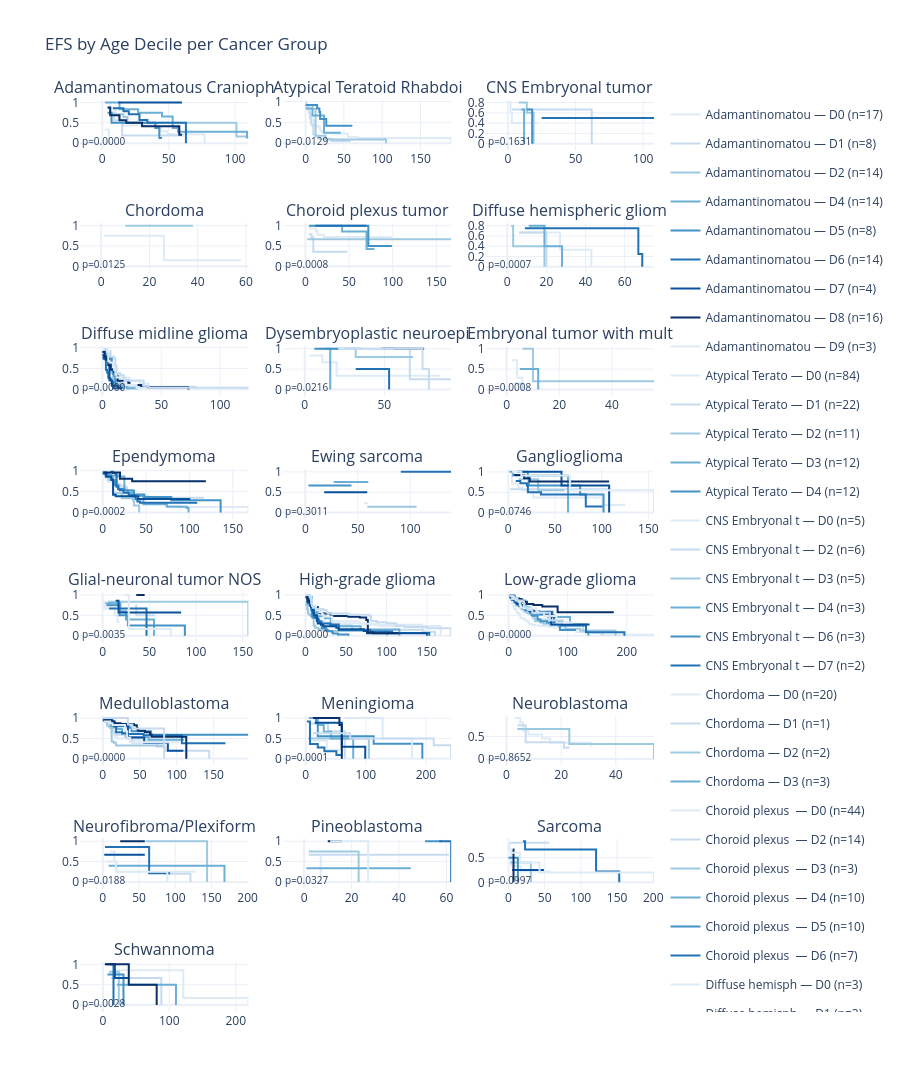

The notebook cell saved with this chart:
### Code cell
# Per-cancer: EFS by age decile (within each cancer group)
efs_groups = [g for g in target_groups if 
              merged[(merged['CANCER_GROUP']==g) & merged['AGE'].notna() 
                     & merged['EFS_MONTHS'].notna() & merged['efs_event'].notna()].shape[0] >= 20]

results_efs = []
n_groups = len(efs_groups)
n_cols = min(3, n_groups)
n_rows = max(1, int(np.ceil(n_groups / n_cols)))

fig = make_subplots(rows=n_rows, cols=n_cols,
                    subplot_titles=[f'{g[:25]}' for g in efs_groups],
                    vertical_spacing=0.08, horizontal_spacing=0.06)

idx = 0
for group in efs_groups:
    gdata = merged[(merged['CANCER_GROUP']==group) & merged['AGE'].notna()
                   & merged['EFS_MONTHS'].notna() & merged['efs_event'].notna()].copy()
    if len(gdata) < 20: continue
    
    # Create deciles within this cancer group
    gdata['age_decile'] = 'D' + pd.qcut(gdata['AGE'], 10, labels=False, duplicates='drop').astype(str)
    if gdata['age_decile'].nunique() < 2: continue
    
    grps = [(gdata[gdata['age_decile']==v]['EFS_MONTHS'], gdata[gdata['age_decile']==v]['efs_event'])
            for v in sorted(gdata['age_decile'].unique())]
    p = logrank_multi(grps)
    results_efs.append({'group': group, 'n': len(gdata), 'n_events': int(gdata['efs_event'].sum()), 'p_value': p})
    
    row = idx // n_cols + 1
    col = idx % n_cols + 1
    
    for i, v in enumerate(sorted(gdata['age_decile'].unique())):
        sub = gdata[gdata['age_decile']==v]
        km = kaplan_meier(sub['EFS_MONTHS'], sub['efs_event'])
        fig = add_km(fig, km, f'{group[:15]} — {v} (n={len(sub)})', decile_colors[i % len(decile_colors)], row=row, col=col)
    
    fig.add_annotation(text=f'p={p:.4f}', xref=f'x{idx+1}', yref=f'y{idx+1}',
                       x=0.95, y=0.05, showarrow=False, font=dict(size=10))
    idx += 1

fig.update_layout(height=250*n_rows, title_text='EFS by Age Decile per Cancer Group', template='plotly_white', showlegend=True)
try:
    fig.show()
except:
    pass

if results_efs:
    print(f"\nPer-cancer EFS by age decile results:")
    print(f"{'Cancer Group':45s} {'N':6s} {'Events':6s} {'p':8s}")
    print('-'*70)
    for r in sorted(results_efs, key=lambda x: x['p_value']):
        sig = '✅' if r['p_value'] < 0.05 else '❌'
        print(f"{r['group']:45s} {r['n']:6d} {r['n_events']:6d} {r['p_value']:.4f}  {sig}")
